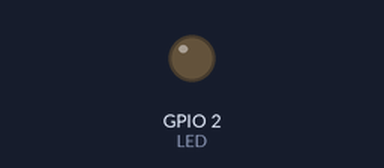
Simulated run of this sketch. Board: ESP8266 (NodeMCU). Shown: output pins drawn as LEDs (lit = HIGH). WiFi joins after 1.5 s; servers stay silent unless stated; no MQTT or app messages arrive unless stated.

Above: at 0.1 s.
At 5.3 s:
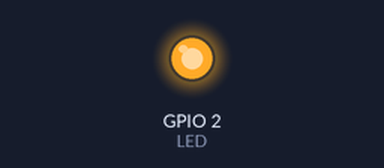
Timing chart, 0 to 6.8 s (numbered marks = the images above):
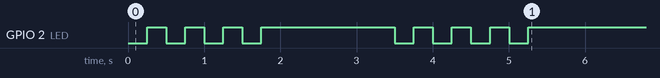

The sketch:

parking_online.ino
```cpp
#define LED               LED_BUILTIN
#define ON                true
#define OFF               false

#include <ESP8266WiFi.h>
#include <PubSubClient.h>         // for MQTT

#define SEND_INTERVAL_SECS 5

/* ----------------------------- WIFI CONNECTION ---------------------------- */
  const char* ssid = "PowerUP_Lab";
  const char* password = "#powerup2";
  WiFiClient wifiClient;

  /// @brief connect to wifi using the given credentials
  void WIFI_init()
  {
    WiFi.mode(WIFI_STA);
    WiFi.begin(ssid, password);

    while (WiFi.status() != WL_CONNECTED) {
      delay(500);

    }
  }

/* ----------------------------- WIFI CONNECTION ---------------------------- */

/* ---------------------------- MQTT COMMUNICATION --------------------------- */
  PubSubClient mqtt(wifiClient);  //connect with wifi

  const char* broker = "broker.hivemq.com";                    // Public IP address or domain name
  const char* mqttUsername = "";  // MQTT username
  const char* mqttPassword = "";  // MQTT password
  const char* mqtt_sub_topic = "ToLocalNDU2406";
  const char* mqtt_pub_topic = "FromLocalNDU2406";

  /// @brief connect to MQTT broker
  void mqttConnect()
  {
    uint8_t mqtt_tries = 0;
    while(!mqtt.connected()){
      // Connect to MQTT Broker without username and password
      if(mqtt.connect("NDU2406")){
        mqtt.subscribe(mqtt_sub_topic);
        return;
      }
      else{
        if(++mqtt_tries > 4) ESP.restart();
        toggleLED(10);
      }
    }
  }

  /// @brief handle incoming messages from broker
  void mqttCallback(char* topic, byte* message, unsigned int len)
  {
    String messageTemp;

    for (int i = 0; i < len; i++) {
      messageTemp += (char)message[i];
    }

  }

  /// @brief MQTT Broker setup and connect to broker
  void MQTT_init()
  {
    mqtt.setServer(broker, 1883);
    mqtt.setCallback(mqttCallback);
    mqttConnect();
  }

  /// @brief publish message to the set mqtt_pub_topic
  void mqttPublish(String msg_str)
  {
    char pub_msg[6];
      sprintf(pub_msg, "%s", msg_str);

    mqtt.publish(mqtt_pub_topic, pub_msg);
  }
/* ---------------------------- END OF MQTT COMMUNICATION --------------------------- */


/// @brief switch LED on or off
/// @param new_state to switch the line
void switchLED( bool new_state)
{
  if(new_state == digitalRead(LED)){
    digitalWrite(LED, !new_state);
  }
}

void toggleLED( int count)
{
    for(int i=0; i<count; i++){
        switchLED(ON); delay(250);
        switchLED(OFF);  delay(250);
    }
}

void setup()
{
    Serial.begin(9600);
    pinMode(LED, OUTPUT);
    toggleLED(4);

    WIFI_init();
    toggleLED(4);

    MQTT_init();
    switchLED(OFF);
}

unsigned long sendMillis;

void loop()
{
    serialEvent();
    if (!mqtt.connected()) {
        mqttConnect();
    }

    serialEvent();
    if(millis() - sendMillis > SEND_INTERVAL_SECS*3*1000)
    {
        mqttPublish("No data");
        sendMillis = millis();
        Serial.println(millis());
    }
    serialEvent();
    mqtt.loop();
}

/// @brief read incoming bytes from atmega328p
void serialEvent()
{
  if(Serial.available())
  {
    String msg = "";
    char c = Serial.read();
    if( c == '*'){
      msg = Serial.readStringUntil('#');
          msg.trim();
    }
    while(Serial.available()) c = Serial.read();

      if(msg.length() > 2){
          // switchLED(ON);
          mqttPublish(msg);
          sendMillis = millis();
    }
  }
}

/* ----------------------------------- EOF ---------------------------------- */
```
